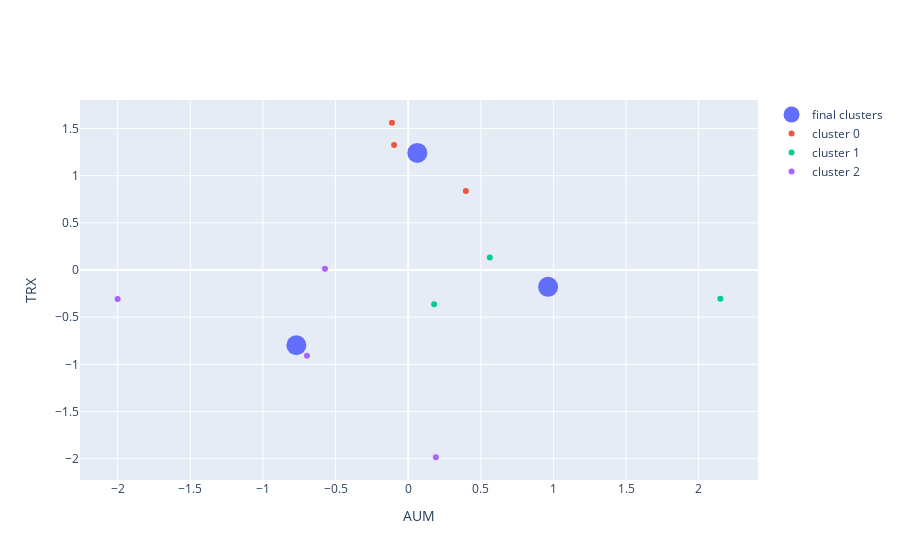

This figure's notebook cell:
### Markdown cell above
*3 clusters*

### Code cell
n_clusters = 3
mykm = MyKMeans(n_clusters=n_clusters, n_iter=10)
labels_business, cluster_centers_business, inertia_all_business = mykm.fit(X)

labels = labels_business
clusters = cluster_centers_business

fig = go.Figure()
# final clusters
fig.add_trace(go.Scatter(x=clusters[:,0], y=clusters[:,1], mode='markers', name='final clusters',
                        marker=dict(size=20)))
for i in range(n_clusters):
    cluster = np.where(labels==i)
    fig.add_trace(go.Scatter(x=X[cluster][:,0], y=X[cluster][:,1], mode='markers', name='cluster ' + str(i)))

fig.update_layout(
    xaxis_title="AUM",
    yaxis_title="TRX",
)
fig.show()
plt.plot(np.arange(len(inertia_all_business)), inertia_all_business)
plt.show()
print('final inertia {}'.format(inertia_all_business[-1]))

### Figure 1 — Plotly figure (JSON) as saved in the notebook; plotly's stock layout.template omitted (floating-point values rounded to 4 significant figures)
{"data": [{"marker": {"size": 20}, "mode": "markers", "name": "final clusters", "type": "scatter", "x": [0.06297, 0.9635, -0.7698], "y": [1.241, -0.1782, -0.7972]}, {"mode": "markers", "name": "cluster 0", "type": "scatter", "x": [-0.09696, 0.3974, -0.1115], "y": [1.326, 0.8365, 1.561]}, {"mode": "markers", "name": "cluster 1", "type": "scatter", "x": [0.5622, 2.15, 0.1786], "y": [0.1327, -0.3045, -0.3629]}, {"mode": "markers", "name": "cluster 2", "type": "scatter", "x": [-0.6966, -0.5731, -2.0, 0.1908], "y": [-0.9094, 0.01445, -0.3088, -1.985]}], "layout": {"xaxis": {"title": {"text": "AUM"}}, "yaxis": {"title": {"text": "TRX"}}}}
